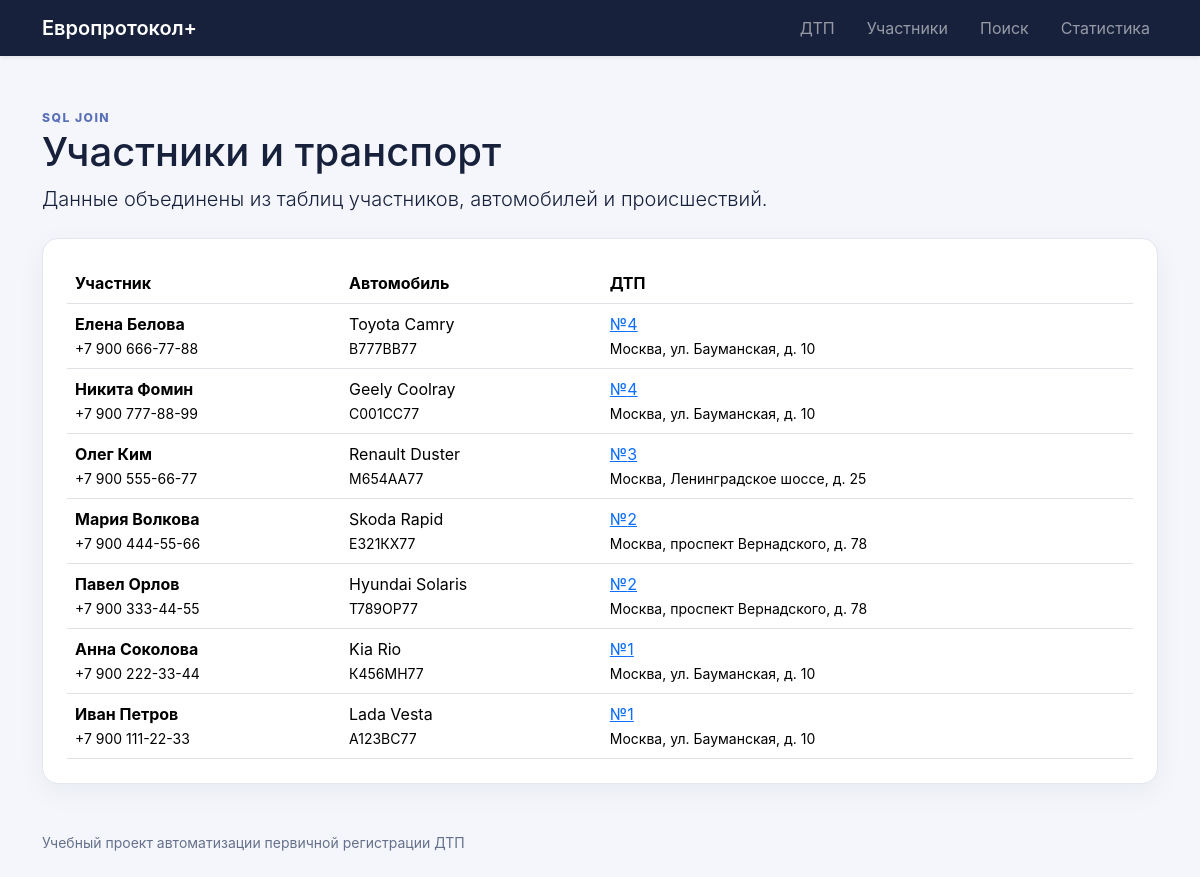
Page /accidents/participants/ on the committed database.
### accidents/views.py (the view)
# urls.py: path("participants/", views.participant_list, name="participants"),
def participant_list(request):
    return render(
        request,
        "accidents/participant_list.html",
        {"participants": get_participants_with_accidents()},
    )

### db/database.py (called while the page is built)
def get_connection() -> sqlite3.Connection:
    connection = sqlite3.connect(DB_PATH)
    connection.execute("PRAGMA foreign_keys = ON")
    connection.row_factory = sqlite3.Row
    return connection

### db/queries.py (called while the page is built)
def fetch_all(sql: str, parameters: tuple = ()) -> list[dict]:
    with get_connection() as connection:
        rows = connection.execute(sql, parameters).fetchall()
    return [dict(row) for row in rows]

def get_participants_with_accidents() -> list[dict]:
    return fetch_all(
        """
        SELECT p.full_name, p.phone, a.id AS accident_id, a.location,
               v.brand, v.model, v.plate_number
        FROM participants AS p
        JOIN accidents AS a ON a.id = p.accident_id
        JOIN vehicles AS v ON v.id = p.vehicle_id
        ORDER BY a.occurred_at DESC, p.full_name
        """
    )

### accidents/templates/accidents/participant_list.html (shortened to what this page needs)
{% extends "base.html" %}
{% block content %}
<span class="eyebrow">SQL JOIN</span><h1>Участники и транспорт</h1><p class="lead">Данные объединены из таблиц участников, автомобилей и происшествий.</p>
<div class="table-responsive panel mt-4"><table class="table align-middle mb-0"><thead><tr><th>Участник</th><th>Автомобиль</th><th>ДТП</th></tr></thead><tbody>
{% for participant in participants %}<tr><td><strong>{{ participant.full_name }}</strong><br><small>{{ participant.phone }}</small></td><td>{{ participant.brand }} {{ participant.model }}<br><small>{{ participant.plate_number }}</small></td><td><a href="{% url 'accidents:detail' participant.accident_id %}">№{{ participant.accident_id }}</a><br><small>{{ participant.location }}</small></td></tr>{% empty %}<tr><td colspan="3">Записей нет.</td></tr>{% endfor %}
</tbody></table></div>
{% endblock %}

### static/css/style.css (style rules this page uses)
:root { --ink: #17213b; --muted: #65708a; --accent: #3056d3; --surface: #f4f6fb; }
body { color: var(--ink); background: var(--surface); font-family: Inter, "Segoe UI", sans-serif; }
.eyebrow { color: #5970b8; font-size: .76rem; font-weight: 800; letter-spacing: .12em; text-transform: uppercase; }
.metric, .panel { height: 100%; padding: 1.5rem; border: 1px solid #e1e6f0; border-radius: 1rem; background: white; box-shadow: 0 8px 28px rgba(23,33,59,.05); }

### rows in the picture
vehicles: full_name "Елена Белова", phone "+7 900 666-77-88", brand "Toyota", model "Camry", plate_number "В777ВВ77", accident_id "4", location "Москва, ул. Бауманская, д. 10"
vehicles: full_name "Никита Фомин", phone "+7 900 777-88-99", brand "Geely", model "Coolray", plate_number "С001СС77", accident_id "4", location "Москва, ул. Бауманская, д. 10"
vehicles: full_name "Олег Ким", phone "+7 900 555-66-77", brand "Renault", model "Duster", plate_number "М654АА77", accident_id "3", location "Москва, Ленинградское шоссе, д. 25"
vehicles: full_name "Мария Волкова", phone "+7 900 444-55-66", brand "Skoda", model "Rapid", plate_number "Е321КХ77", accident_id "2", location "Москва, проспект Вернадского, д. 78"
vehicles: full_name "Павел Орлов", phone "+7 900 333-44-55", brand "Hyundai", model "Solaris", plate_number "Т789ОР77", accident_id "2", location "Москва, проспект Вернадского, д. 78"
vehicles: full_name "Анна Соколова", phone "+7 900 222-33-44", brand "Kia", model "Rio", plate_number "К456МН77", accident_id "1", location "Москва, ул. Бауманская, д. 10"
vehicles: full_name "Иван Петров", phone "+7 900 111-22-33", brand "Lada", model "Vesta", plate_number "А123ВС77", accident_id "1", location "Москва, ул. Бауманская, д. 10"
